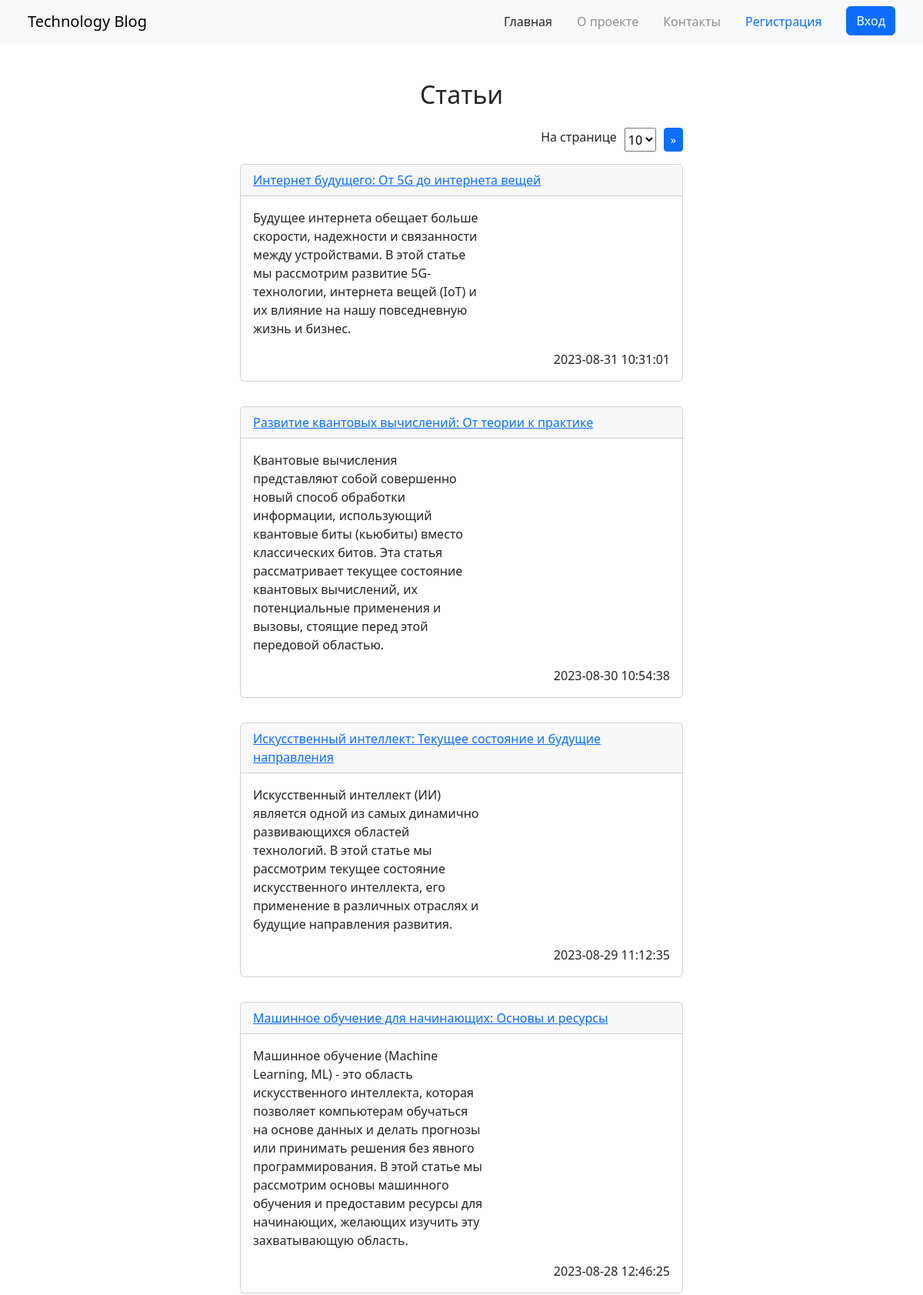
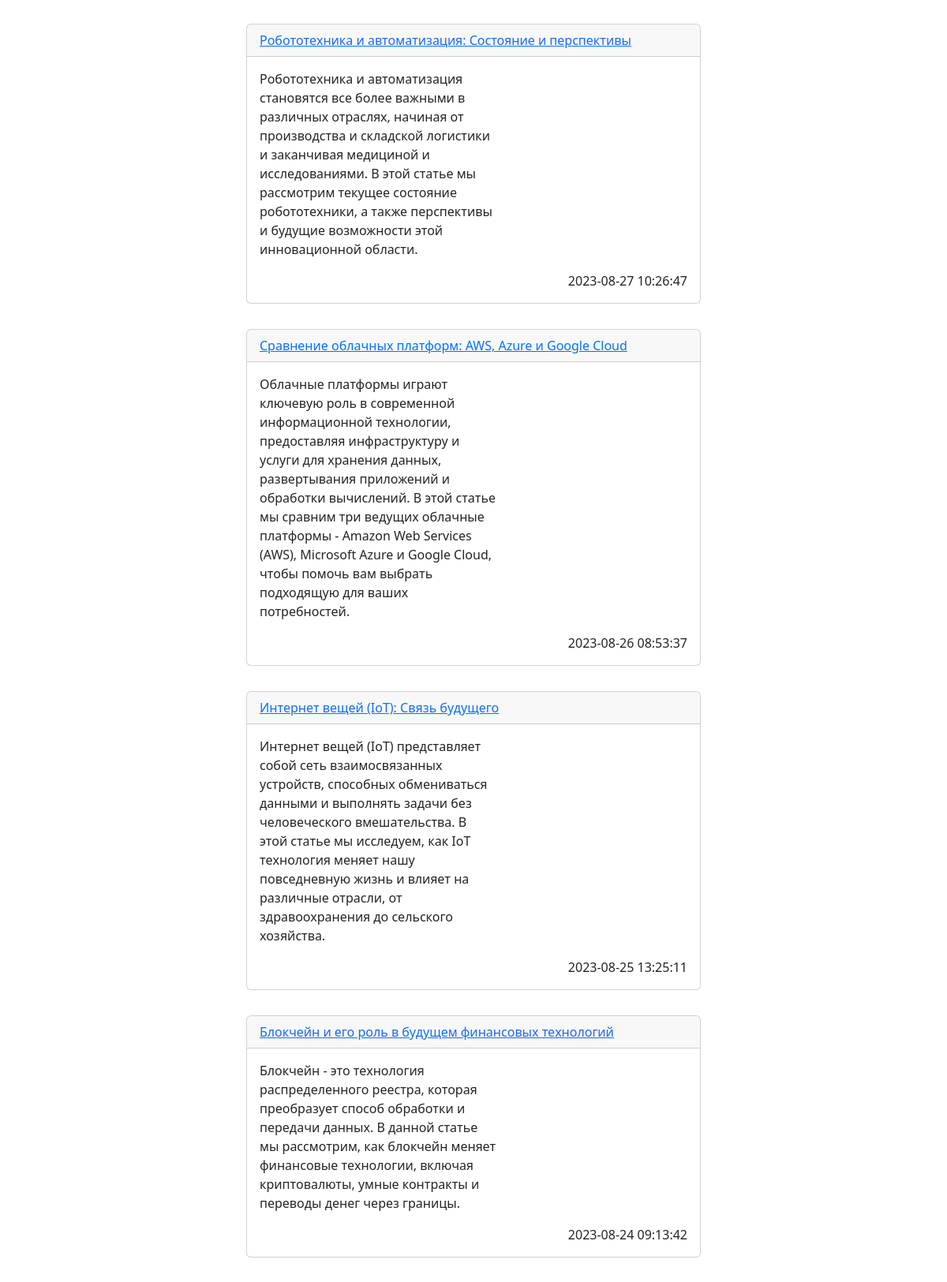
The page / (upper part) on the database its author committed (2 pictures, top to bottom).
### tables this page shows
CREATE TABLE `articles` (
  `id` int(10) UNSIGNED NOT NULL,
  `header` varchar(255) NOT NULL,
  `short_desc` varchar(1024) NOT NULL,
  `description` varchar(4092) NOT NULL,
  `date` timestamp NOT NULL
);

### app/lib/functions.php (called while the page is built, shortened)
<?php
function check_correct_page($count_pages)
{
    if (empty($_GET["page"]) || $_GET["page"] < 1 || $_GET["page"] > $count_pages) {
        return  1;
    } else {
        return $_GET["page"];
    }
}
function number_per_page(): int
{
    if (!empty($_POST["on-page"])) {
        $_SESSION["on-page"] = $_POST["on-page"];
        $articles_on_page = ($_POST["on-page"]);
    } else {
        if (!empty($_SESSION["on-page"])) {
            $articles_on_page = ($_SESSION["on-page"]);
        } else {
            $articles_on_page = 10;
        }
    }
    return $articles_on_page;
}

### app/class/Database.php (called while the page is built, shortened)
<?php
class Database
{
    private $host = "localhost";
    private $db = "blog_db";
    private $user = "root";
    private $password = "";
    private $opt = [
        PDO::ATTR_DEFAULT_FETCH_MODE => PDO::FETCH_ASSOC
    ];
    public function __construct()
    {
        $this->dsn = "mysql:host=$this->host;dbname=$this->db";
        $this->db = new PDO($this->dsn, $this->user, $this->password, $this->opt);
    }
    private function get_queryDb(string $query, ...$params)
    {
        $stmt = $this->db->prepare($query);
        $stmt->execute($params);
        return $stmt->fetchAll();
    }
    public function get_articles_orderDesc($count, $page): array
    {
        $offset = (($page - 1) * $count);
        return $this->get_queryDb("SELECT `id`, `header`, `short_desc`, `date` FROM `articles` ORDER BY `id` DESC LIMIT $count OFFSET $offset");
    }
    public function get_articles_count(): int
    {
        $count = 0;
        $result = $this->get_queryDb("SELECT `id` FROM `articles`");
        foreach (($result) as $id) {
            $count++;
        }
        return $count;
    }
}

### index.php (the view, shortened to what this page needs)
<?php
require_once "app/lib/functions.php";
require_once "app/class/Database.php";
$db = new Database();
$articles_on_page = number_per_page();
$count_pages = ceil($db->get_articles_count() / $articles_on_page);
$current_page = check_correct_page($count_pages);
$articles = $db->get_articles_orderDesc($articles_on_page, $current_page);
require_once "app/default/header.php";
?>
<h2 class="text-center mt-5 mb-4">Статьи</h2>
<div class="container d-flex flex-column align-items-center" style="max-width: 600px;">
    <form class="d-flex align-self-end" action="index.php" method="post">
        <label for="on-page" style="margin-right: 10px;">На странице</label>
        <select name="on-page" id="on-page" class="" aria-label="Small select example" style="margin-right: 10px;">
            <option style="color: #a1a1a1;" selected disabled><?= $articles_on_page ?></option>
        </select>
        <button type="submit" class="btn btn-primary btn-sm">&raquo;</button>
    </form>
    <?php foreach ($articles as $article) : ?>
        <div class="card my-3 w-100">
            <div class="card-header">
                <a href="article.php?article=<?= $article["id"] ?>"><?= $article["header"] ?></a>
            </div>
            <div class="card-body d-flex flex-column">
                <p class="card-text" style="max-width: 300px;"><?= $article["short_desc"] ?></p>
                <span class="align-self-end"><?= $article["date"] ?></span>
            </div>
        </div>
    <?php endforeach; ?>
</div>
<?php
require_once "app/default/footer.php";

### rows shown on the page
articles: header "Интернет будущего: От 5G до интернета вещей", short_desc "Будущее интернета обещает больше скорости, надежности и связанности между устройствами. В этой статье мы рассмотрим развитие 5G-технологии, интернета вещей (IoT) и их влияние на нашу повседневную жизнь и бизнес.", date "2023-08-31 10:31:01"
articles: header "Развитие квантовых вычислений: От теории к практике", short_desc "Квантовые вычисления представляют собой совершенно новый способ обработки информации, использующий квантовые биты (кьюбиты) вместо классических битов. Эта статья рассматривает текущее состояние квантовых вычислений, их потенциальные применения и вызовы, стоящие перед этой передовой областью.", date "2023-08-30 10:54:38"
articles: header "Искусственный интеллект: Текущее состояние и будущие направления", short_desc "Искусственный интеллект (ИИ) является одной из самых динамично развивающихся областей технологий. В этой статье мы рассмотрим текущее состояние искусственного интеллекта, его применение в различных отраслях и будущие направления развития.", date "2023-08-29 11:12:35"
articles: header "Машинное обучение для начинающих: Основы и ресурсы", short_desc "Машинное обучение (Machine Learning, ML) - это область искусственного интеллекта, которая позволяет компьютерам обучаться на основе данных и делать прогнозы или принимать решения без явного программирования. В этой статье мы рассмотрим основы машинного обучения и предоставим ресурсы для начинающих, желающих изучить эту захватывающую область.", date "2023-08-28 12:46:25"
articles: header "Робототехника и автоматизация: Состояние и перспективы", short_desc "Робототехника и автоматизация становятся все более важными в различных отраслях, начиная от производства и складской логистики и заканчивая медициной и исследованиями. В этой статье мы рассмотрим текущее состояние робототехники, а также перспективы и будущие возможности этой инновационной области.", date "2023-08-27 10:26:47"
articles: header "Сравнение облачных платформ: AWS, Azure и Google Cloud", short_desc "Облачные платформы играют ключевую роль в современной информационной технологии, предоставляя инфраструктуру и услуги для хранения данных, развертывания приложений и обработки вычислений. В этой статье мы сравним три ведущих облачные платформы - Amazon Web Services (AWS), Microsoft Azure и Google Cloud, чтобы помочь вам выбрать подходящую для ваших потребностей.", date "2023-08-26 08:53:37"
articles: header "Интернет вещей (IoT): Связь будущего", short_desc "Интернет вещей (IoT) представляет собой сеть взаимосвязанных устройств, способных обмениваться данными и выполнять задачи без человеческого вмешательства. В этой статье мы исследуем, как IoT технология меняет нашу повседневную жизнь и влияет на различные отрасли, от здравоохранения до сельского хозяйства.", date "2023-08-25 13:25:11"
articles: header "Блокчейн и его роль в будущем финансовых технологий", short_desc "Блокчейн - это технология распределенного реестра, которая преобразует способ обработки и передачи данных. В данной статье мы рассмотрим, как блокчейн меняет финансовые технологии, включая криптовалюты, умные контракты и переводы денег через границы.", date "2023-08-24 09:13:42"

### other values the page prints
form field on-page "10"
